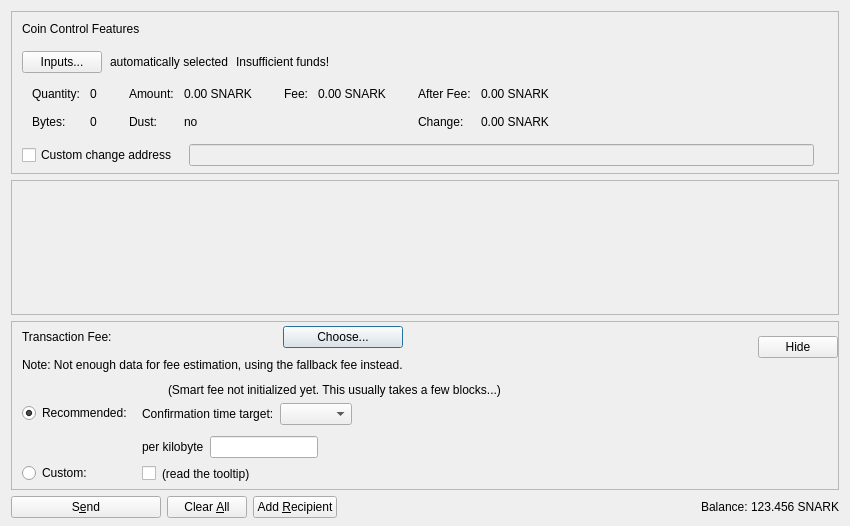
<?xml version="1.0" encoding="UTF-8"?>
<ui version="4.0">
 <class>SendCoinsDialog</class>
 <widget class="QDialog" name="SendCoinsDialog">
  <property name="geometry">
   <rect>
    <x>0</x>
    <y>0</y>
    <width>850</width>
    <height>526</height>
   </rect>
  </property>
  <property name="windowTitle">
   <string>Send Coins</string>
  </property>
  <layout class="QVBoxLayout" name="verticalLayout" stretch="0,1,0,0">
   <property name="bottomMargin">
    <number>8</number>
   </property>
   <item>
    <widget class="QFrame" name="frameCoinControl">
     <property name="sizePolicy">
      <sizepolicy hsizetype="Expanding" vsizetype="Expanding">
       <horstretch>0</horstretch>
       <verstretch>0</verstretch>
      </sizepolicy>
     </property>
     <property name="maximumSize">
      <size>
       <width>16777215</width>
       <height>16777215</height>
      </size>
     </property>
     <property name="frameShape">
      <enum>QFrame::StyledPanel</enum>
     </property>
     <property name="frameShadow">
      <enum>QFrame::Sunken</enum>
     </property>
     <layout class="QVBoxLayout" name="verticalLayoutCoinControl2">
      <property name="spacing">
       <number>0</number>
      </property>
      <property name="leftMargin">
       <number>0</number>
      </property>
      <property name="topMargin">
       <number>0</number>
      </property>
      <property name="rightMargin">
       <number>0</number>
      </property>
      <property name="bottomMargin">
       <number>6</number>
      </property>
      <item>
       <layout class="QVBoxLayout" name="verticalLayoutCoinControl" stretch="0,0,0,0,1">
        <property name="spacing">
         <number>0</number>
        </property>
        <property name="leftMargin">
         <number>10</number>
        </property>
        <property name="topMargin">
         <number>10</number>
        </property>
        <item>
         <layout class="QHBoxLayout" name="horizontalLayoutCoinControl1">
          <property name="bottomMargin">
           <number>15</number>
          </property>
          <item>
           <widget class="QLabel" name="labelCoinControlFeatures">
            <property name="sizePolicy">
             <sizepolicy hsizetype="Preferred" vsizetype="Maximum">
              <horstretch>0</horstretch>
              <verstretch>0</verstretch>
             </sizepolicy>
            </property>
            <property name="text">
             <string>Coin Control Features</string>
            </property>
           </widget>
          </item>
         </layout>
        </item>
        <item>
         <layout class="QHBoxLayout" name="horizontalLayoutCoinControl2" stretch="0,0,0,0">
          <property name="spacing">
           <number>8</number>
          </property>
          <property name="bottomMargin">
           <number>10</number>
          </property>
          <item>
           <widget class="QPushButton" name="pushButtonCoinControl">
            <property name="styleSheet">
             <string notr="true"/>
            </property>
            <property name="text">
             <string>Inputs...</string>
            </property>
            <property name="autoDefault">
             <bool>false</bool>
            </property>
           </widget>
          </item>
          <item>
           <widget class="QLabel" name="labelCoinControlAutomaticallySelected">
            <property name="text">
             <string>automatically selected</string>
            </property>
            <property name="margin">
             <number>5</number>
            </property>
           </widget>
          </item>
          <item>
           <widget class="QLabel" name="labelCoinControlInsuffFunds">
            <property name="text">
             <string>Insufficient funds!</string>
            </property>
            <property name="margin">
             <number>5</number>
            </property>
           </widget>
          </item>
          <item>
           <spacer name="horizontalSpacerCoinControl">
            <property name="orientation">
             <enum>Qt::Horizontal</enum>
            </property>
            <property name="sizeHint" stdset="0">
             <size>
              <width>40</width>
              <height>1</height>
             </size>
            </property>
           </spacer>
          </item>
         </layout>
        </item>
        <item>
         <widget class="QWidget" name="widgetCoinControl" native="true">
          <property name="sizePolicy">
           <sizepolicy hsizetype="Preferred" vsizetype="Preferred">
            <horstretch>0</horstretch>
            <verstretch>0</verstretch>
           </sizepolicy>
          </property>
          <property name="minimumSize">
           <size>
            <width>0</width>
            <height>0</height>
           </size>
          </property>
          <property name="styleSheet">
           <string notr="true"/>
          </property>
          <layout class="QHBoxLayout" name="horizontalLayoutCoinControl5">
           <property name="leftMargin">
            <number>0</number>
           </property>
           <property name="topMargin">
            <number>0</number>
           </property>
           <property name="rightMargin">
            <number>0</number>
           </property>
           <property name="bottomMargin">
            <number>0</number>
           </property>
           <item>
            <layout class="QHBoxLayout" name="horizontalLayoutCoinControl3" stretch="0,0,0,1">
             <property name="spacing">
              <number>20</number>
             </property>
             <property name="topMargin">
              <number>0</number>
             </property>
             <property name="bottomMargin">
              <number>10</number>
             </property>
             <item>
              <layout class="QFormLayout" name="formLayoutCoinControl1">
               <property name="horizontalSpacing">
                <number>10</number>
               </property>
               <property name="verticalSpacing">
                <number>14</number>
               </property>
               <property name="leftMargin">
                <number>10</number>
               </property>
               <property name="topMargin">
                <number>4</number>
               </property>
               <property name="rightMargin">
                <number>6</number>
               </property>
               <item row="0" column="0">
                <widget class="QLabel" name="labelCoinControlQuantityText">
                 <property name="text">
                  <string>Quantity:</string>
                 </property>
                 <property name="margin">
                  <number>0</number>
                 </property>
                </widget>
               </item>
               <item row="0" column="1">
                <widget class="QLabel" name="labelCoinControlQuantity">
                 <property name="cursor">
                  <cursorShape>IBeamCursor</cursorShape>
                 </property>
                 <property name="contextMenuPolicy">
                  <enum>Qt::ActionsContextMenu</enum>
                 </property>
                 <property name="text">
                  <string notr="true">0</string>
                 </property>
                 <property name="margin">
                  <number>0</number>
                 </property>
                 <property name="textInteractionFlags">
                  <set>Qt::LinksAccessibleByMouse|Qt::TextSelectableByKeyboard|Qt::TextSelectableByMouse</set>
                 </property>
                </widget>
               </item>
               <item row="1" column="0">
                <widget class="QLabel" name="labelCoinControlBytesText">
                 <property name="text">
                  <string>Bytes:</string>
                 </property>
                </widget>
               </item>
               <item row="1" column="1">
                <widget class="QLabel" name="labelCoinControlBytes">
                 <property name="cursor">
                  <cursorShape>IBeamCursor</cursorShape>
                 </property>
                 <property name="contextMenuPolicy">
                  <enum>Qt::ActionsContextMenu</enum>
                 </property>
                 <property name="text">
                  <string notr="true">0</string>
                 </property>
                 <property name="textInteractionFlags">
                  <set>Qt::LinksAccessibleByMouse|Qt::TextSelectableByKeyboard|Qt::TextSelectableByMouse</set>
                 </property>
                </widget>
               </item>
              </layout>
             </item>
             <item>
              <layout class="QFormLayout" name="formLayoutCoinControl2">
               <property name="horizontalSpacing">
                <number>10</number>
               </property>
               <property name="verticalSpacing">
                <number>14</number>
               </property>
               <property name="leftMargin">
                <number>6</number>
               </property>
               <property name="topMargin">
                <number>4</number>
               </property>
               <property name="rightMargin">
                <number>6</number>
               </property>
               <item row="0" column="0">
                <widget class="QLabel" name="labelCoinControlAmountText">
                 <property name="text">
                  <string>Amount:</string>
                 </property>
                 <property name="margin">
                  <number>0</number>
                 </property>
                </widget>
               </item>
               <item row="0" column="1">
                <widget class="QLabel" name="labelCoinControlAmount">
                 <property name="cursor">
                  <cursorShape>IBeamCursor</cursorShape>
                 </property>
                 <property name="contextMenuPolicy">
                  <enum>Qt::ActionsContextMenu</enum>
                 </property>
                 <property name="text">
                  <string notr="true">0.00 SNARK</string>
                 </property>
                 <property name="textInteractionFlags">
                  <set>Qt::LinksAccessibleByMouse|Qt::TextSelectableByKeyboard|Qt::TextSelectableByMouse</set>
                 </property>
                </widget>
               </item>
               <item row="1" column="0">
                <widget class="QLabel" name="labelCoinControlLowOutputText">
                 <property name="text">
                  <string>Dust:</string>
                 </property>
                </widget>
               </item>
               <item row="1" column="1">
                <widget class="QLabel" name="labelCoinControlLowOutput">
                 <property name="cursor">
                  <cursorShape>IBeamCursor</cursorShape>
                 </property>
                 <property name="contextMenuPolicy">
                  <enum>Qt::ActionsContextMenu</enum>
                 </property>
                 <property name="text">
                  <string notr="true">no</string>
                 </property>
                 <property name="textInteractionFlags">
                  <set>Qt::LinksAccessibleByMouse|Qt::TextSelectableByKeyboard|Qt::TextSelectableByMouse</set>
                 </property>
                </widget>
               </item>
              </layout>
             </item>
             <item>
              <layout class="QFormLayout" name="formLayoutCoinControl3">
               <property name="horizontalSpacing">
                <number>10</number>
               </property>
               <property name="verticalSpacing">
                <number>14</number>
               </property>
               <property name="leftMargin">
                <number>6</number>
               </property>
               <property name="topMargin">
                <number>4</number>
               </property>
               <property name="rightMargin">
                <number>6</number>
               </property>
               <item row="0" column="0">
                <widget class="QLabel" name="labelCoinControlFeeText">
                 <property name="text">
                  <string>Fee:</string>
                 </property>
                 <property name="margin">
                  <number>0</number>
                 </property>
                </widget>
               </item>
               <item row="0" column="1">
                <widget class="QLabel" name="labelCoinControlFee">
                 <property name="cursor">
                  <cursorShape>IBeamCursor</cursorShape>
                 </property>
                 <property name="contextMenuPolicy">
                  <enum>Qt::ActionsContextMenu</enum>
                 </property>
                 <property name="text">
                  <string notr="true">0.00 SNARK</string>
                 </property>
                 <property name="textInteractionFlags">
                  <set>Qt::LinksAccessibleByMouse|Qt::TextSelectableByKeyboard|Qt::TextSelectableByMouse</set>
                 </property>
                </widget>
               </item>
              </layout>
             </item>
             <item>
              <layout class="QFormLayout" name="formLayoutCoinControl4">
               <property name="horizontalSpacing">
                <number>10</number>
               </property>
               <property name="verticalSpacing">
                <number>14</number>
               </property>
               <property name="leftMargin">
                <number>6</number>
               </property>
               <property name="topMargin">
                <number>4</number>
               </property>
               <property name="rightMargin">
                <number>6</number>
               </property>
               <item row="0" column="0">
                <widget class="QLabel" name="labelCoinControlAfterFeeText">
                 <property name="text">
                  <string>After Fee:</string>
                 </property>
                 <property name="margin">
                  <number>0</number>
                 </property>
                </widget>
               </item>
               <item row="0" column="1">
                <widget class="QLabel" name="labelCoinControlAfterFee">
                 <property name="cursor">
                  <cursorShape>IBeamCursor</cursorShape>
                 </property>
                 <property name="contextMenuPolicy">
                  <enum>Qt::ActionsContextMenu</enum>
                 </property>
                 <property name="text">
                  <string notr="true">0.00 SNARK</string>
                 </property>
                 <property name="textInteractionFlags">
                  <set>Qt::LinksAccessibleByMouse|Qt::TextSelectableByKeyboard|Qt::TextSelectableByMouse</set>
                 </property>
                </widget>
               </item>
               <item row="1" column="0">
                <widget class="QLabel" name="labelCoinControlChangeText">
                 <property name="text">
                  <string>Change:</string>
                 </property>
                </widget>
               </item>
               <item row="1" column="1">
                <widget class="QLabel" name="labelCoinControlChange">
                 <property name="cursor">
                  <cursorShape>IBeamCursor</cursorShape>
                 </property>
                 <property name="contextMenuPolicy">
                  <enum>Qt::ActionsContextMenu</enum>
                 </property>
                 <property name="text">
                  <string notr="true">0.00 SNARK</string>
                 </property>
                 <property name="textInteractionFlags">
                  <set>Qt::LinksAccessibleByMouse|Qt::TextSelectableByKeyboard|Qt::TextSelectableByMouse</set>
                 </property>
                </widget>
               </item>
              </layout>
             </item>
            </layout>
           </item>
          </layout>
         </widget>
        </item>
        <item>
         <layout class="QHBoxLayout" name="horizontalLayoutCoinControl4" stretch="0,0,0">
          <property name="spacing">
           <number>12</number>
          </property>
          <property name="sizeConstraint">
           <enum>QLayout::SetDefaultConstraint</enum>
          </property>
          <property name="topMargin">
           <number>5</number>
          </property>
          <property name="rightMargin">
           <number>5</number>
          </property>
          <item>
           <widget class="QCheckBox" name="checkBoxCoinControlChange">
            <property name="toolTip">
             <string>If this is activated, but the change address is empty or invalid, change will be sent to a newly generated address.</string>
            </property>
            <property name="text">
             <string>Custom change address</string>
            </property>
           </widget>
          </item>
          <item>
           <widget class="QValidatedLineEdit" name="lineEditCoinControlChange">
            <property name="enabled">
             <bool>false</bool>
            </property>
            <property name="sizePolicy">
             <sizepolicy hsizetype="Expanding" vsizetype="Fixed">
              <horstretch>0</horstretch>
              <verstretch>0</verstretch>
             </sizepolicy>
            </property>
           </widget>
          </item>
          <item>
           <widget class="QLabel" name="labelCoinControlChangeLabel">
            <property name="sizePolicy">
             <sizepolicy hsizetype="Preferred" vsizetype="Expanding">
              <horstretch>0</horstretch>
              <verstretch>0</verstretch>
             </sizepolicy>
            </property>
            <property name="minimumSize">
             <size>
              <width>0</width>
              <height>0</height>
             </size>
            </property>
            <property name="text">
             <string/>
            </property>
            <property name="margin">
             <number>3</number>
            </property>
           </widget>
          </item>
         </layout>
        </item>
        <item>
         <spacer name="verticalSpacerCoinControl">
          <property name="orientation">
           <enum>Qt::Vertical</enum>
          </property>
          <property name="sizeHint" stdset="0">
           <size>
            <width>800</width>
            <height>1</height>
           </size>
          </property>
         </spacer>
        </item>
       </layout>
      </item>
     </layout>
    </widget>
   </item>
   <item>
    <widget class="QScrollArea" name="scrollArea">
     <property name="widgetResizable">
      <bool>true</bool>
     </property>
     <widget class="QWidget" name="scrollAreaWidgetContents">
      <property name="geometry">
       <rect>
        <x>0</x>
        <y>0</y>
        <width>830</width>
        <height>104</height>
       </rect>
      </property>
      <layout class="QVBoxLayout" name="verticalLayout_2" stretch="0,1">
       <property name="leftMargin">
        <number>0</number>
       </property>
       <property name="topMargin">
        <number>0</number>
       </property>
       <property name="rightMargin">
        <number>0</number>
       </property>
       <property name="bottomMargin">
        <number>0</number>
       </property>
       <item>
        <layout class="QVBoxLayout" name="entries">
         <property name="spacing">
          <number>6</number>
         </property>
        </layout>
       </item>
       <item>
        <spacer name="verticalSpacer">
         <property name="orientation">
          <enum>Qt::Vertical</enum>
         </property>
         <property name="sizeHint" stdset="0">
          <size>
           <width>20</width>
           <height>40</height>
          </size>
         </property>
        </spacer>
       </item>
      </layout>
     </widget>
    </widget>
   </item>
   <item>
    <widget class="QFrame" name="frameFee">
     <property name="sizePolicy">
      <sizepolicy hsizetype="Expanding" vsizetype="Expanding">
       <horstretch>0</horstretch>
       <verstretch>0</verstretch>
      </sizepolicy>
     </property>
     <property name="maximumSize">
      <size>
       <width>16777215</width>
       <height>16777215</height>
      </size>
     </property>
     <property name="frameShape">
      <enum>QFrame::StyledPanel</enum>
     </property>
     <property name="frameShadow">
      <enum>QFrame::Sunken</enum>
     </property>
     <layout class="QVBoxLayout" name="verticalLayoutFee1">
      <property name="spacing">
       <number>0</number>
      </property>
      <property name="leftMargin">
       <number>0</number>
      </property>
      <property name="topMargin">
       <number>0</number>
      </property>
      <property name="rightMargin">
       <number>0</number>
      </property>
      <property name="bottomMargin">
       <number>0</number>
      </property>
      <item>
       <layout class="QVBoxLayout" name="verticalLayoutFee2" stretch="0,0,0">
        <property name="spacing">
         <number>0</number>
        </property>
        <property name="leftMargin">
         <number>10</number>
        </property>
        <property name="topMargin">
         <number>0</number>
        </property>
        <item>
         <layout class="QHBoxLayout" name="horizontalLayoutFee1">
          <property name="bottomMargin">
           <number>0</number>
          </property>
          <item>
           <layout class="QVBoxLayout" name="verticalLayoutFee7">
            <property name="spacing">
             <number>0</number>
            </property>
            <item>
             <spacer name="verticalSpacerSmartFee">
              <property name="orientation">
               <enum>Qt::Vertical</enum>
              </property>
              <property name="sizeType">
               <enum>QSizePolicy::Fixed</enum>
              </property>
              <property name="sizeHint" stdset="0">
               <size>
                <width>1</width>
                <height>4</height>
               </size>
              </property>
             </spacer>
            </item>
            <item>
             <layout class="QHBoxLayout" name="horizontalLayoutSmartFee">
              <property name="spacing">
               <number>10</number>
              </property>
              <item>
               <widget class="QLabel" name="labelFeeHeadline">
                <property name="sizePolicy">
                 <sizepolicy hsizetype="Preferred" vsizetype="Maximum">
                  <horstretch>0</horstretch>
                  <verstretch>0</verstretch>
                 </sizepolicy>
                </property>
                <property name="text">
                 <string>Transaction Fee:</string>
                </property>
               </widget>
              </item>
              <item>
               <widget class="QLabel" name="labelFeeMinimized">
                <property name="text">
                 <string/>
                </property>
               </widget>
              </item>
              <item>
               <widget class="QPushButton" name="buttonChooseFee">
                <property name="text">
                 <string>Choose...</string>
                </property>
               </widget>
              </item>
             </layout>
            </item>
            <item>
             <spacer name="verticalSpacer_7">
              <property name="orientation">
               <enum>Qt::Vertical</enum>
              </property>
              <property name="sizeHint" stdset="0">
               <size>
                <width>1</width>
                <height>10</height>
               </size>
              </property>
             </spacer>
            </item>
            <item>
             <widget class="QLabel" name="fallbackFeeWarningLabel">
              <property name="toolTip">
               <string>Using the fallbackfee can result in sending a transaction that will take several hours or days (or never) to confirm. Consider choosing your fee manually or wait until you have validated the complete chain.</string>
              </property>
              <property name="text">
               <string>Note: Not enough data for fee estimation, using the fallback fee instead.</string>
              </property>
              <property name="wordWrap">
               <bool>false</bool>
              </property>
             </widget>
            </item>
            <item>
             <spacer name="verticalSpacer_5">
              <property name="orientation">
               <enum>Qt::Vertical</enum>
              </property>
              <property name="sizeHint" stdset="0">
               <size>
                <width>1</width>
                <height>1</height>
               </size>
              </property>
             </spacer>
            </item>
           </layout>
          </item>
          <item>
           <spacer name="horizontalSpacer_4">
            <property name="orientation">
             <enum>Qt::Horizontal</enum>
            </property>
            <property name="sizeHint" stdset="0">
             <size>
              <width>1</width>
              <height>1</height>
             </size>
            </property>
           </spacer>
          </item>
          <item>
           <widget class="QPushButton" name="buttonMinimizeFee">
            <property name="toolTip">
             <string>collapse fee-settings</string>
            </property>
            <property name="text">
             <string>Hide</string>
            </property>
           </widget>
          </item>
         </layout>
        </item>
        <item>
         <widget class="QFrame" name="frameFeeSelection">
          <layout class="QVBoxLayout" name="verticalLayoutFee12">
           <property name="spacing">
            <number>0</number>
           </property>
           <property name="leftMargin">
            <number>0</number>
           </property>
           <property name="topMargin">
            <number>0</number>
           </property>
           <property name="rightMargin">
            <number>0</number>
           </property>
           <property name="bottomMargin">
            <number>0</number>
           </property>
           <item>
            <layout class="QGridLayout" name="gridLayoutFee">
             <property name="topMargin">
              <number>10</number>
             </property>
             <property name="bottomMargin">
              <number>4</number>
             </property>
             <property name="horizontalSpacing">
              <number>10</number>
             </property>
             <property name="verticalSpacing">
              <number>4</number>
             </property>
             <item row="1" column="1">
              <layout class="QVBoxLayout" name="verticalLayoutFee8">
               <property name="spacing">
                <number>6</number>
               </property>
               <property name="topMargin">
                <number>3</number>
               </property>
               <item>
                <layout class="QHBoxLayout" name="horizontalLayoutFee13" stretch="0,0,1">
                 <item>
                  <widget class="QLabel" name="labelCustomPerKilobyte">
                   <property name="toolTip">
                    <string>If the custom fee is set to 1000 Snarktoshi and the transaction is only 250 bytes, then &quot;per kilobyte&quot; only pays 250 Snarktoshi in fee,&lt;br /&gt;while &quot;at least&quot; pays 1000 Snarktoshi. For transactions bigger than a kilobyte both pay by kilobyte.</string>
                   </property>
                   <property name="text">
                    <string>per kilobyte</string>
                   </property>
                  </widget>
                 </item>
                 <item>
                  <widget class="BitcoinAmountField" name="customFee"/>
                 </item>
                 <item>
                  <spacer name="horizontalSpacer_6">
                   <property name="orientation">
                    <enum>Qt::Horizontal</enum>
                   </property>
                   <property name="sizeHint" stdset="0">
                    <size>
                     <width>1</width>
                     <height>1</height>
                    </size>
                   </property>
                  </spacer>
                 </item>
                </layout>
               </item>
               <item>
                <layout class="QHBoxLayout" name="horizontalLayoutFee8">
                 <item>
                  <widget class="QCheckBox" name="checkBoxMinimumFee">
                   <property name="toolTip">
                    <string>Paying only the minimum fee is just fine as long as there is less transaction volume than space in the blocks.&lt;br /&gt;But be aware that this can end up in a never confirming transaction once there is more demand for snarkcoin transactions than the network can process.</string>
                   </property>
                   <property name="text">
                    <string/>
                   </property>
                  </widget>
                 </item>
                 <item>
                  <widget class="QLabel" name="labelMinFeeWarning">
                   <property name="enabled">
                    <bool>true</bool>
                   </property>
                   <property name="toolTip">
                    <string>Paying only the minimum fee is just fine as long as there is less transaction volume than space in the blocks.&lt;br /&gt;But be aware that this can end up in a never confirming transaction once there is more demand for snarkcoin transactions than the network can process.</string>
                   </property>
                   <property name="text">
                    <string>(read the tooltip)</string>
                   </property>
                   <property name="margin">
                    <number>5</number>
                   </property>
                  </widget>
                 </item>
                 <item>
                  <spacer name="horizontalSpacer_2">
                   <property name="orientation">
                    <enum>Qt::Horizontal</enum>
                   </property>
                   <property name="sizeHint" stdset="0">
                    <size>
                     <width>1</width>
                     <height>1</height>
                    </size>
                   </property>
                  </spacer>
                 </item>
                </layout>
               </item>
              </layout>
             </item>
             <item row="0" column="0">
              <layout class="QVBoxLayout" name="verticalLayoutFee4" stretch="0,1">
               <property name="topMargin">
                <number>20</number>
               </property>
               <property name="bottomMargin">
                <number>3</number>
               </property>
               <item>
                <widget class="QRadioButton" name="radioSmartFee">
                 <property name="text">
                  <string>Recommended:</string>
                 </property>
                 <property name="checked">
                  <bool>true</bool>
                 </property>
                 <attribute name="buttonGroup">
                  <string notr="true">groupFee</string>
                 </attribute>
                </widget>
               </item>
               <item>
                <spacer name="verticalSpacer_2">
                 <property name="orientation">
                  <enum>Qt::Vertical</enum>
                 </property>
                 <property name="sizeHint" stdset="0">
                  <size>
                   <width>1</width>
                   <height>1</height>
                  </size>
                 </property>
                </spacer>
               </item>
              </layout>
             </item>
             <item row="1" column="0">
              <layout class="QVBoxLayout" name="verticalLayoutFee9" stretch="0,1">
               <property name="topMargin">
                <number>30</number>
               </property>
               <item>
                <widget class="QRadioButton" name="radioCustomFee">
                 <property name="text">
                  <string>Custom:</string>
                 </property>
                 <attribute name="buttonGroup">
                  <string notr="true">groupFee</string>
                 </attribute>
                </widget>
               </item>
               <item>
                <spacer name="verticalSpacer_6">
                 <property name="orientation">
                  <enum>Qt::Vertical</enum>
                 </property>
                 <property name="sizeHint" stdset="0">
                  <size>
                   <width>1</width>
                   <height>1</height>
                  </size>
                 </property>
                </spacer>
               </item>
              </layout>
             </item>
             <item row="0" column="1">
              <layout class="QVBoxLayout" name="verticalLayoutFee3" stretch="0,0,1">
               <property name="spacing">
                <number>6</number>
               </property>
               <property name="topMargin">
                <number>0</number>
               </property>
               <property name="bottomMargin">
                <number>3</number>
               </property>
               <item>
                <layout class="QHBoxLayout" name="horizontalLayoutFee12">
                 <item>
                  <widget class="QLabel" name="labelSmartFee">
                   <property name="text">
                    <string/>
                   </property>
                   <property name="margin">
                    <number>2</number>
                   </property>
                  </widget>
                 </item>
                 <item>
                  <widget class="QLabel" name="labelFeeEstimation">
                   <property name="text">
                    <string/>
                   </property>
                  </widget>
                 </item>
                 <item>
                  <widget class="QLabel" name="labelSmartFee2">
                   <property name="text">
                    <string>(Smart fee not initialized yet. This usually takes a few blocks...)</string>
                   </property>
                   <property name="margin">
                    <number>2</number>
                   </property>
                  </widget>
                 </item>
                 <item>
                  <spacer name="horizontalSpacer_5">
                   <property name="orientation">
                    <enum>Qt::Horizontal</enum>
                   </property>
                   <property name="sizeHint" stdset="0">
                    <size>
                     <width>1</width>
                     <height>1</height>
                    </size>
                   </property>
                  </spacer>
                 </item>
                </layout>
               </item>
               <item>
                <layout class="QHBoxLayout" name="horizontalLayoutFee9">
                 <item>
                  <layout class="QVBoxLayout" name="verticalLayoutFee6">
                   <item>
                    <widget class="QLabel" name="labelSmartFee3">
                     <property name="text">
                      <string>Confirmation time target:</string>
                     </property>
                     <property name="margin">
                      <number>2</number>
                     </property>
                    </widget>
                   </item>
                  </layout>
                 </item>
                 <item>
                  <layout class="QVBoxLayout" name="verticalLayoutFee5">
                   <property name="rightMargin">
                    <number>30</number>
                   </property>
                   <item>
                    <layout class="QHBoxLayout" name="horizontalLayoutConfTarget">
                     <property name="bottomMargin">
                      <number>0</number>
                     </property>
                     <item>
                      <widget class="QComboBox" name="confTargetSelector"/>
                     </item>
                     <item>
                      <spacer name="horizontalSpacerConfTarget">
                       <property name="orientation">
                        <enum>Qt::Horizontal</enum>
                       </property>
                       <property name="sizeHint" stdset="0">
                        <size>
                         <width>40</width>
                         <height>20</height>
                        </size>
                       </property>
                      </spacer>
                     </item>
                    </layout>
                   </item>
                  </layout>
                 </item>
                </layout>
               </item>
               <item>
                <spacer name="verticalSpacer_4">
                 <property name="orientation">
                  <enum>Qt::Vertical</enum>
                 </property>
                 <property name="sizeHint" stdset="0">
                  <size>
                   <width>1</width>
                   <height>1</height>
                  </size>
                 </property>
                </spacer>
               </item>
              </layout>
             </item>
            </layout>
           </item>
          </layout>
         </widget>
        </item>
        <item>
         <spacer name="verticalSpacerFee">
          <property name="orientation">
           <enum>Qt::Vertical</enum>
          </property>
          <property name="sizeHint" stdset="0">
           <size>
            <width>800</width>
            <height>1</height>
           </size>
          </property>
         </spacer>
        </item>
       </layout>
      </item>
     </layout>
    </widget>
   </item>
   <item>
    <layout class="QHBoxLayout" name="horizontalLayout">
     <item>
      <widget class="QPushButton" name="sendButton">
       <property name="minimumSize">
        <size>
         <width>150</width>
         <height>0</height>
        </size>
       </property>
       <property name="toolTip">
        <string>Confirm the send action</string>
       </property>
       <property name="text">
        <string>S&amp;end</string>
       </property>
       <property name="autoDefault">
        <bool>false</bool>
       </property>
       <property name="default">
        <bool>false</bool>
       </property>
      </widget>
     </item>
     <item>
      <widget class="QPushButton" name="clearButton">
       <property name="sizePolicy">
        <sizepolicy hsizetype="Minimum" vsizetype="Fixed">
         <horstretch>0</horstretch>
         <verstretch>0</verstretch>
        </sizepolicy>
       </property>
       <property name="toolTip">
        <string>Clear all fields of the form.</string>
       </property>
       <property name="text">
        <string>Clear &amp;All</string>
       </property>
       <property name="autoDefault">
        <bool>false</bool>
       </property>
      </widget>
     </item>
     <item>
      <widget class="QPushButton" name="addButton">
       <property name="toolTip">
        <string>Send to multiple recipients at once</string>
       </property>
       <property name="text">
        <string>Add &amp;Recipient</string>
       </property>
       <property name="autoDefault">
        <bool>false</bool>
       </property>
      </widget>
     </item>
     <item>
      <spacer name="horizontalSpacer">
       <property name="orientation">
        <enum>Qt::Horizontal</enum>
       </property>
       <property name="sizeHint" stdset="0">
        <size>
         <width>40</width>
         <height>20</height>
        </size>
       </property>
      </spacer>
     </item>
     <item>
      <layout class="QHBoxLayout" name="horizontalLayout_2">
       <property name="spacing">
        <number>3</number>
       </property>
       <item>
        <widget class="QLabel" name="labelBalanceText">
         <property name="text">
          <string>Balance:</string>
         </property>
        </widget>
       </item>
       <item>
        <widget class="QLabel" name="labelBalance">
         <property name="sizePolicy">
          <sizepolicy hsizetype="Preferred" vsizetype="Preferred">
           <horstretch>0</horstretch>
           <verstretch>0</verstretch>
          </sizepolicy>
         </property>
         <property name="cursor">
          <cursorShape>IBeamCursor</cursorShape>
         </property>
         <property name="text">
          <string notr="true">123.456 SNARK</string>
         </property>
         <property name="textInteractionFlags">
          <set>Qt::LinksAccessibleByMouse|Qt::TextSelectableByKeyboard|Qt::TextSelectableByMouse</set>
         </property>
        </widget>
       </item>
      </layout>
     </item>
    </layout>
   </item>
  </layout>
 </widget>
 <customwidgets>
  <customwidget>
   <class>QValidatedLineEdit</class>
   <extends>QLineEdit</extends>
   <header>qt/qvalidatedlineedit.h</header>
  </customwidget>
  <customwidget>
   <class>BitcoinAmountField</class>
   <extends>QLineEdit</extends>
   <header>qt/bitcoinamountfield.h</header>
   <container>1</container>
  </customwidget>
 </customwidgets>
 <resources>
  <include location="../snarkcoin.qrc"/>
 </resources>
 <connections/>
 <buttongroups>
  <buttongroup name="groupFee"/>
 </buttongroups>
</ui>
